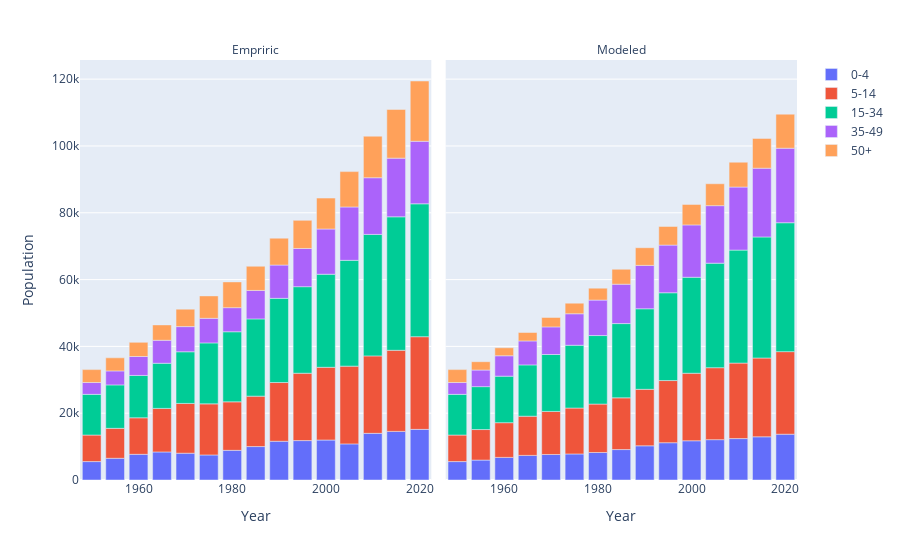

The cell this chart's notebook holds for it:
### Code cell
fig5 =  px.bar(
    total_pop,
    x='year',
    y='sum',
    color='age_bins',
    facet_col="type",
    labels={'year':'Year', 'sum':'Population'}
)
fig5.update_layout(legend_title = '')
fig5.for_each_annotation(lambda a: a.update(text=a.text.split('=')[-1]))
fig5.show()

### Figure 1 — Plotly figure (JSON) as saved in the notebook; plotly's stock layout.template omitted (floating-point values rounded to 4 significant figures)
{"data": [{"alignmentgroup": "True", "hovertemplate": "age_bins=0-4<br>type=Empriric<br>Year=%{x}<br>Population=%{y}<extra></extra>", "legendgroup": "0-4", "marker": {"color": "#636efa", "pattern": {"shape": ""}}, "name": "0-4", "offsetgroup": "0-4", "orientation": "v", "showlegend": true, "textposition": "auto", "type": "bar", "x": [1950, 1955, 1960, 1965, 1970, 1975, 1980, 1985, 1990, 1995, 2000, 2005, 2010, 2015, 2020], "xaxis": "x", "y": [5510, 6506, 7688, 8401, 8022, 7503, 8881, 10008, 11597, 11802, 11968, 10812, 13971, 14556, 15161], "yaxis": "y"}, {"alignmentgroup": "True", "hovertemplate": "age_bins=0-4<br>type=Modeled<br>Year=%{x}<br>Population=%{y}<extra></extra>", "legendgroup": "0-4", "marker": {"color": "#636efa", "pattern": {"shape": ""}}, "name": "0-4", "offsetgroup": "0-4", "orientation": "v", "showlegend": false, "textposition": "auto", "type": "bar", "x": [1950, 1955, 1960, 1965, 1970, 1975, 1980, 1985, 1990, 1995, 2000, 2005, 2010, 2015, 2020], "xaxis": "x2", "y": [5510, 5959, 6771, 7370, 7639, 7800, 8237, 9109, 10237, 11163, 11742, 12073, 12399, 12934, 13714], "yaxis": "y2"}, {"alignmentgroup": "True", "hovertemplate": "age_bins=5-14<br>type=Empriric<br>Year=%{x}<br>Population=%{y}<extra></extra>", "legendgroup": "5-14", "marker": {"color": "#EF553B", "pattern": {"shape": ""}}, "name": "5-14", "offsetgroup": "5-14", "orientation": "v", "showlegend": true, "textposition": "auto", "type": "bar", "x": [1950, 1955, 1960, 1965, 1970, 1975, 1980, 1985, 1990, 1995, 2000, 2005, 2010, 2015, 2020], "xaxis": "x", "y": [7944, 8958, 10936, 13041, 14900, 15289, 14516, 15094, 17583, 20165, 21773, 23275, 23187, 24276, 27741], "yaxis": "y"}, {"alignmentgroup": "True", "hovertemplate": "age_bins=5-14<br>type=Modeled<br>Year=%{x}<br>Population=%{y}<extra></extra>", "legendgroup": "5-14", "marker": {"color": "#EF553B", "pattern": {"shape": ""}}, "name": "5-14", "offsetgroup": "5-14", "orientation": "v", "showlegend": false, "textposition": "auto", "type": "bar", "x": [1950, 1955, 1960, 1965, 1970, 1975, 1980, 1985, 1990, 1995, 2000, 2005, 2010, 2015, 2020], "xaxis": "x2", "y": [7944, 9143, 10388, 11729, 12882, 13738, 14494, 15486, 16911, 18605, 20219, 21547, 22603, 23587, 24713], "yaxis": "y2"}, {"alignmentgroup": "True", "hovertemplate": "age_bins=15-34<br>type=Empriric<br>Year=%{x}<br>Population=%{y}<extra></extra>", "legendgroup": "15-34", "marker": {"color": "#00cc96", "pattern": {"shape": ""}}, "name": "15-34", "offsetgroup": "15-34", "orientation": "v", "showlegend": true, "textposition": "auto", "type": "bar", "x": [1950, 1955, 1960, 1965, 1970, 1975, 1980, 1985, 1990, 1995, 2000, 2005, 2010, 2015, 2020], "xaxis": "x", "y": [12180, 13006, 12679, 13505, 15463, 18252, 20980, 23125, 25199, 25905, 27862, 31671, 36364, 39960, 39780], "yaxis": "y"}, {"alignmentgroup": "True", "hovertemplate": "age_bins=15-34<br>type=Modeled<br>Year=%{x}<br>Population=%{y}<extra></extra>", "legendgroup": "15-34", "marker": {"color": "#00cc96", "pattern": {"shape": ""}}, "name": "15-34", "offsetgroup": "15-34", "orientation": "v", "showlegend": false, "textposition": "auto", "type": "bar", "x": [1950, 1955, 1960, 1965, 1970, 1975, 1980, 1985, 1990, 1995, 2000, 2005, 2010, 2015, 2020], "xaxis": "x2", "y": [12180, 12849, 13923, 15361, 17046, 18801, 20515, 22231, 24111, 26285, 28728, 31290, 33817, 36237, 38590], "yaxis": "y2"}, {"alignmentgroup": "True", "hovertemplate": "age_bins=35-49<br>type=Empriric<br>Year=%{x}<br>Population=%{y}<extra></extra>", "legendgroup": "35-49", "marker": {"color": "#ab63fa", "pattern": {"shape": ""}}, "name": "35-49", "offsetgroup": "35-49", "orientation": "v", "showlegend": true, "textposition": "auto", "type": "bar", "x": [1950, 1955, 1960, 1965, 1970, 1975, 1980, 1985, 1990, 1995, 2000, 2005, 2010, 2015, 2020], "xaxis": "x", "y": [3544, 4187, 5667, 6882, 7534, 7350, 7215, 8523, 9969, 11440, 13535, 15974, 16969, 17565, 18715], "yaxis": "y"}, {"alignmentgroup": "True", "hovertemplate": "age_bins=35-49<br>type=Modeled<br>Year=%{x}<br>Population=%{y}<extra></extra>", "legendgroup": "35-49", "marker": {"color": "#ab63fa", "pattern": {"shape": ""}}, "name": "35-49", "offsetgroup": "35-49", "orientation": "v", "showlegend": false, "textposition": "auto", "type": "bar", "x": [1950, 1955, 1960, 1965, 1970, 1975, 1980, 1985, 1990, 1995, 2000, 2005, 2010, 2015, 2020], "xaxis": "x2", "y": [3544, 4961, 6105, 7173, 8273, 9429, 10609, 11790, 12991, 14269, 15676, 17222, 18877, 20587, 22304], "yaxis": "y2"}, {"alignmentgroup": "True", "hovertemplate": "age_bins=50+<br>type=Empriric<br>Year=%{x}<br>Population=%{y}<extra></extra>", "legendgroup": "50+", "marker": {"color": "#FFA15A", "pattern": {"shape": ""}}, "name": "50+", "offsetgroup": "50+", "orientation": "v", "showlegend": true, "textposition": "auto", "type": "bar", "x": [1950, 1955, 1960, 1965, 1970, 1975, 1980, 1985, 1990, 1995, 2000, 2005, 2010, 2015, 2020], "xaxis": "x", "y": [3870, 3916, 4232, 4600, 5232, 6720, 7709, 7236, 8052, 8411, 9258, 10593, 12436, 14572, 18050], "yaxis": "y"}, {"alignmentgroup": "True", "hovertemplate": "age_bins=50+<br>type=Modeled<br>Year=%{x}<br>Population=%{y}<extra></extra>", "legendgroup": "50+", "marker": {"color": "#FFA15A", "pattern": {"shape": ""}}, "name": "50+", "offsetgroup": "50+", "orientation": "v", "showlegend": false, "textposition": "auto", "type": "bar", "x": [1950, 1955, 1960, 1965, 1970, 1975, 1980, 1985, 1990, 1995, 2000, 2005, 2010, 2015, 2020], "xaxis": "x2", "y": [3870, 2507, 2397, 2529, 2825, 3176, 3582, 4473, 5285, 5587, 6140, 6555, 7441, 8924, 10200], "yaxis": "y2"}], "layout": {"annotations": [{"font": {}, "showarrow": false, "text": "Empriric", "x": 0.245, "xanchor": "center", "xref": "paper", "y": 1, "yanchor": "bottom", "yref": "paper"}, {"font": {}, "showarrow": false, "text": "Modeled", "x": 0.755, "xanchor": "center", "xref": "paper", "y": 1, "yanchor": "bottom", "yref": "paper"}], "barmode": "relative", "legend": {"title": {"text": ""}, "tracegroupgap": 0}, "margin": {"t": 60}, "xaxis": {"anchor": "y", "domain": [0, 0.49], "title": {"text": "Year"}}, "xaxis2": {"anchor": "y2", "domain": [0.51, 1], "matches": "x", "title": {"text": "Year"}}, "yaxis": {"anchor": "x", "domain": [0, 1], "title": {"text": "Population"}}, "yaxis2": {"anchor": "x2", "domain": [0, 1], "matches": "y", "showticklabels": false}}}
